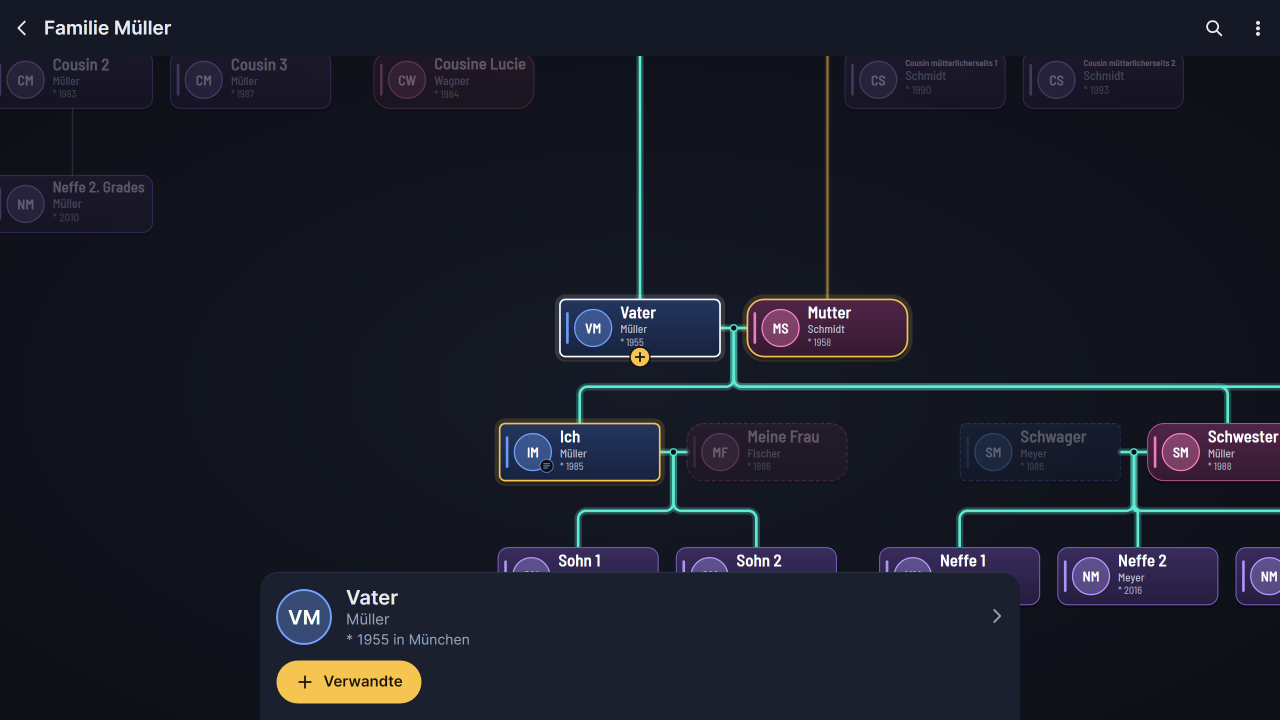
#> input picture tienda/promo/crudas/tablet/de/a-arbol.png, 2560 x 1440 px, found by its file name (shown at 1/2 size)
$ python enmarcar.py ../destacada-fuente/ramo.png
#> lines starting #> are read from the running program, lines starting #| are printed output that depends on the picture; after the words box and inside, x2 and y2 are one past the last pixel; in counts of white or black regions, pixels touching at a corner belong together
#> further down, crudo is the input picture: PIL image 2560x1440 RGBA; mean R, G, B, A 26.2, 29, 40.1, 255
# Capturas de Google Play enmarcadas: un titular y la pantalla dentro de un teléfono o una tableta, en los seis idiomas.
#   python tienda/promo/enmarcar.py [idioma…] [--album]
# Parte de las capturas crudas (tienda/promo/crudas, ver su LEEME.md) y deja
#   tienda/promo/telefono/<idioma>/1.png…8.png  (1080 × 1920, 9:16), en el orden en que se suben
#   tienda/promo/tablet/<idioma>/1.png…8.png    (2560 × 1440, 16:9)
# Con --album, las de la variante con el tema Álbum: de tienda/variante-album/promo/crudas a tienda/variante-album/promo,
# con los colores del tema Álbum en vez de los de Jardín.
import os, re, subprocess, sys, tempfile
from PIL import Image, ImageDraw, ImageFilter, ImageFont

AQUI = os.path.dirname(os.path.abspath(__file__))
FUENTES = os.path.join(AQUI, "..", "..", "src", "ArbolGenealogico.Movil", "Recursos", "Fuentes")
NEGRITA = os.path.join(FUENTES, "BarlowSemiCondensed-SemiBold.ttf")
NORMAL = os.path.join(FUENTES, "BarlowSemiCondensed-Medium.ttf")
# la letra de la aplicación, para lo que se dibuja dentro de la pantalla (el aviso, el visor del PDF)
APP = os.path.join(FUENTES, "AtkinsonHyperlegibleNext-Medium.ttf")
APP_NEGRITA = os.path.join(FUENTES, "AtkinsonHyperlegibleNext-SemiBold.ttf")
IDIOMAS = os.path.join(AQUI, "..", "..", "src", "ArbolGenealogico.Core", "Idiomas")
LOGO = os.path.join(AQUI, "..", "destacada-fuente", "ramo.png")
ALBUM = "--album" in sys.argv
# dónde están las crudas y dónde van las enmarcadas
PROMO = os.path.join(AQUI, "..", "variante-album", "promo") if ALBUM else AQUI
# los colores del tema de la primera vez. Jardín: tinta verde oscura, verde de los botones y gris verdoso; Álbum: tinta
# sepia oscura, marrón dorado y gris pardo. VERDE es el del titular, aunque en Álbum no lo sea.
if ALBUM:
    TINTA, VERDE, GRIS = (58, 42, 26), (138, 90, 30), (118, 98, 75)
    # el fondo (abajo y el halo), la sombra y el marco de los aparatos, la pantalla de bloqueo (degradado, halo, botones,
    # fecha) y la conversación (fondo, burbuja propia, botón de enviar)
    K = dict(fondo=(230, 217, 189), halo=(251, 247, 238), sombra=(58, 42, 26), marco=(32, 27, 22), borde_marco=(88, 76, 64),
             bloqueo=((112, 82, 54), (38, 27, 18)), halo_bloqueo=(214, 172, 120), boton_bloqueo=(74, 56, 40), fecha=(232, 220, 200),
             charla=(240, 233, 220), mia=(238, 222, 194), enviar=(107, 74, 43))
else:
    TINTA, VERDE, GRIS = (31, 45, 34), (47, 122, 58), (86, 104, 90)
    K = dict(fondo=(222, 234, 213), halo=(247, 250, 243), sombra=(31, 45, 34), marco=(24, 30, 26), borde_marco=(70, 84, 74),
             bloqueo=((52, 92, 66), (16, 34, 26)), halo_bloqueo=(120, 170, 120), boton_bloqueo=(44, 70, 54), fecha=(210, 225, 212),
             charla=(236, 240, 232), mia=(214, 236, 206), enviar=VERDE)
ORO = (216, 168, 64)

# el orden de la tienda (como pide el estudio de mercado, lo que más vende en las tres primeras): el árbol, compartirlo
# en PDF o imagen, imprimirlo y regalarlo; después, el aspecto, las historias, los cumpleaños, la fusión y lo fácil que es
# añadir a alguien. «c-pdf» e «i-cumple» se componen aquí (ver pantalla_pdf y pantalla_bloqueo).
PANTALLAS = ["a-arbol", "c-pdf", "d-lamina", "h-aspecto", "f-ficha", "i-cumple", "e-fusion", "b-familiar"]

# titular (primera línea en blanco, segunda en dorado) y subtítulo
TEXTOS = {
 "es": {
  "a-arbol": ("Tu familia,", "de un vistazo", "Fácil y sin cuentas: todo se queda en tu móvil"),
  "b-familiar": ("Añade familiares", "en un toque", "Padres, hermanos, pareja e hijos"),
  "c-compartir": ("Compártelo", "como quieras", "En PDF, como imagen o el archivo para la app"),
  "d-imprimir": ("Imprímelo", "en varias hojas", "Para recortar y pegar, en color o en blanco y negro"),
  "e-fusion": ("Juntad", "vuestros árboles", "Cada uno añade lo que sabe y no se borra nada"),
  "f-ficha": ("Fechas, lugares", "e historias", "Guarda la historia de cada persona"),
  "g-buscar": ("Encuentra a cualquiera", "al instante", "Busca por nombre o apellido"),
  "h-aspecto": ("Tu árbol,", "a tu manera", "Elige los colores, la colocación y las tarjetas"),
  "c-pdf": ("Compártelo", "con toda la familia", "Mándalo en PDF por mensaje o correo: llega entero"),
  "d-lamina": ("Imprímelo", "y regálalo", "En varias hojas o en una lámina lista para enmarcar"),
  "i-cumple": ("No olvides", "ningún cumpleaños", "Un aviso en tu móvil, aunque no abras la app"),
 },
 "en": {
  "a-arbol": ("Your whole family,", "at a glance", "Easy, no account: everything stays on your phone"),
  "b-familiar": ("Add relatives", "in one tap", "Parents, siblings, partners and children"),
  "c-compartir": ("Share it", "your way", "As a PDF, an image or a file for the app"),
  "d-imprimir": ("Print it", "on several sheets", "Cut and tape together, in color or black and white"),
  "e-fusion": ("Merge", "your family's trees", "Everyone adds what they know, nothing is lost"),
  "f-ficha": ("Dates, places", "and stories", "Keep every person's story"),
  "g-buscar": ("Find anyone", "instantly", "Search by first or last name"),
  "h-aspecto": ("Your tree,", "your way", "Choose the colors, the layout and the cards"),
  "c-pdf": ("Share it", "with the whole family", "Send it as a PDF by message or email: they get the whole tree"),
  "d-lamina": ("Print it", "and give it as a gift", "On several sheets or as a print ready to frame"),
  "i-cumple": ("Never forget", "a birthday", "A reminder on your phone, even with the app closed"),
 },
 "fr": {
  "a-arbol": ("Toute votre famille,", "d'un coup d'œil", "Simple et sans compte : tout reste sur votre téléphone"),
  "b-familiar": ("Ajoutez des proches", "en un geste", "Parents, frères et sœurs, conjoint, enfants"),
  "c-compartir": ("Partagez-le", "comme vous voulez", "En PDF, en image ou le fichier pour l'appli"),
  "d-imprimir": ("Imprimez-le", "sur plusieurs feuilles", "À découper et coller, en couleur ou en noir et blanc"),
  "e-fusion": ("Fusionnez", "vos arbres", "Chacun ajoute ce qu'il sait, rien n'est effacé"),
  "f-ficha": ("Dates, lieux", "et histoires", "Gardez l'histoire de chacun"),
  "g-buscar": ("Retrouvez n'importe qui", "en un instant", "Recherche par prénom ou par nom"),
  "h-aspecto": ("Votre arbre,", "à votre façon", "Choisissez les couleurs, la disposition et les cadres"),
  "c-pdf": ("Partagez-le", "avec toute la famille", "Envoyez-le en PDF par message ou e-mail : il arrive en entier"),
  "d-lamina": ("Imprimez-le", "et offrez-le", "Sur plusieurs feuilles ou en affiche prête à encadrer"),
  "i-cumple": ("N'oubliez plus", "aucun anniversaire", "Un rappel sur votre téléphone, même appli fermée"),
 },
 "it": {
  "a-arbol": ("Tutta la famiglia", "a colpo d'occhio", "Facile e senza account: tutto resta sul tuo telefono"),
  "b-familiar": ("Aggiungi parenti", "con un tocco", "Genitori, fratelli, partner e figli"),
  "c-compartir": ("Condividilo", "come vuoi", "In PDF, come immagine o come file per l'app"),
  "d-imprimir": ("Stampalo", "su più fogli", "Da ritagliare e unire, a colori o in bianco e nero"),
  "e-fusion": ("Unite", "i vostri alberi", "Ognuno aggiunge ciò che sa, non si perde nulla"),
  "f-ficha": ("Date, luoghi", "e storie", "Conserva la storia di ogni persona"),
  "g-buscar": ("Trova chiunque", "in un attimo", "Cerca per nome o cognome"),
  "h-aspecto": ("Il tuo albero,", "come vuoi tu", "Scegli i colori, la disposizione e i riquadri"),
  "c-pdf": ("Condividilo", "con tutta la famiglia", "Mandalo in PDF via messaggio o e-mail: arriva intero"),
  "d-lamina": ("Stampalo", "e regalalo", "Su più fogli o in una stampa pronta da incorniciare"),
  "i-cumple": ("Non dimenticare", "nessun compleanno", "Un avviso sul telefono, anche con l'app chiusa"),
 },
 "de": {
  "a-arbol": ("Deine ganze Familie", "auf einen Blick", "Einfach und ohne Konto: Alles bleibt auf deinem Handy"),
  "b-familiar": ("Verwandte hinzufügen", "mit einem Tipp", "Eltern, Geschwister, Partner und Kinder"),
  "c-compartir": ("Teile ihn,", "wie du willst", "Als PDF, als Bild oder als Datei für die App"),
  "d-imprimir": ("Drucke ihn", "auf mehreren Blättern", "Zum Ausschneiden und Zusammenkleben, in Farbe oder Schwarzweiß"),
  "e-fusion": ("Führt eure Stammbäume", "zusammen", "Jeder ergänzt, was er weiß – nichts geht verloren"),
  "f-ficha": ("Daten, Orte", "und Geschichten", "Bewahre die Geschichte jedes Menschen"),
  "g-buscar": ("Finde jeden", "sofort", "Suche nach Vor- oder Nachname"),
  "h-aspecto": ("Dein Stammbaum,", "wie du willst", "Wähle Farben, Anordnung und Karten"),
  "c-pdf": ("Teile ihn", "mit der ganzen Familie", "Schick ihn als PDF per Nachricht oder E-Mail: Er kommt ganz an"),
  "d-lamina": ("Drucke ihn", "und verschenke ihn", "Auf mehreren Blättern oder als Bild zum Einrahmen"),
  "i-cumple": ("Vergiss keinen", "Geburtstag mehr", "Eine Erinnerung aufs Handy, auch wenn die App zu ist"),
 },
 "pt": {
  "a-arbol": ("Sua família toda,", "de relance", "Fácil e sem conta: tudo fica no seu celular"),
  "b-familiar": ("Adicione parentes", "com um toque", "Pais, irmãos, cônjuge e filhos"),
  "c-compartir": ("Compartilhe", "do seu jeito", "Em PDF, como imagem ou o arquivo para o app"),
  "d-imprimir": ("Imprima", "em várias folhas", "Para recortar e colar, colorido ou em preto e branco"),
  "e-fusion": ("Juntem", "suas árvores", "Cada um adiciona o que sabe e nada se perde"),
  "f-ficha": ("Datas, lugares", "e histórias", "Guarde a história de cada pessoa"),
  "g-buscar": ("Encontre qualquer pessoa", "na hora", "Busque por nome ou sobrenome"),
  "h-aspecto": ("Sua árvore,", "do seu jeito", "Escolha as cores, a disposição e os cartões"),
  "c-pdf": ("Compartilhe", "com toda a família", "Mande em PDF por mensagem ou e-mail: chega inteira"),
  "d-lamina": ("Imprima", "e dê de presente", "Em várias folhas ou num quadro pronto para emoldurar"),
  "i-cumple": ("Não esqueça", "nenhum aniversário", "Um aviso no celular, mesmo com o app fechado"),
 },
}

def fondo(w, h):
    """Como el fondo del árbol en el tema (verde muy claro en Jardín), con un halo más claro arriba y un poco de grano de papel."""
#> called with w = 1080, h = 1920
    img = Image.new("RGB", (w, h), K["fondo"])
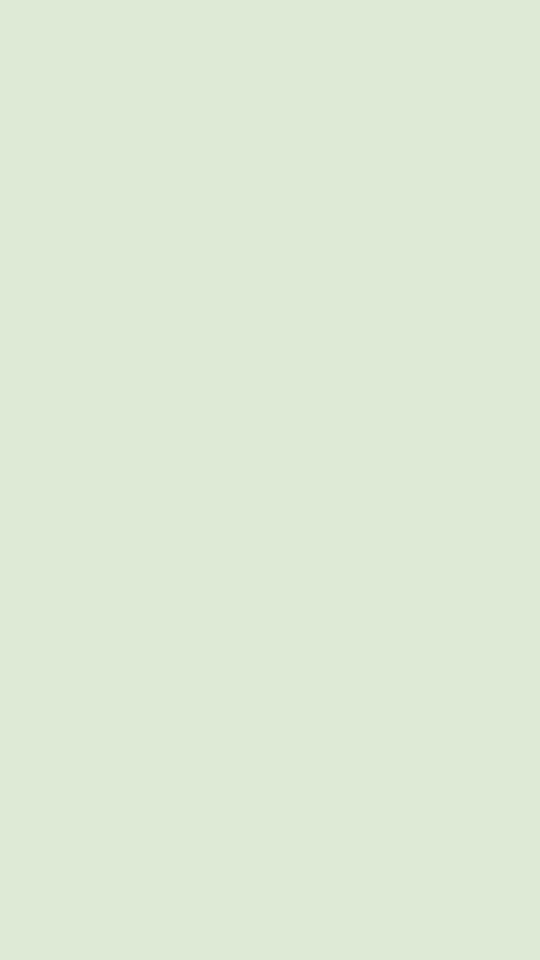
#> img: PIL image 1080x1920 RGB (shown at 1/2 size); mean R, G, B 222, 234, 213
    halo = Image.new("L", (w, h), 0)
#> halo: PIL image 1080x1920 L; every value is 0
    ImageDraw.Draw(halo).ellipse((-w * 0.3, -h * 0.45, w * 1.3, h * 0.55), fill=255)
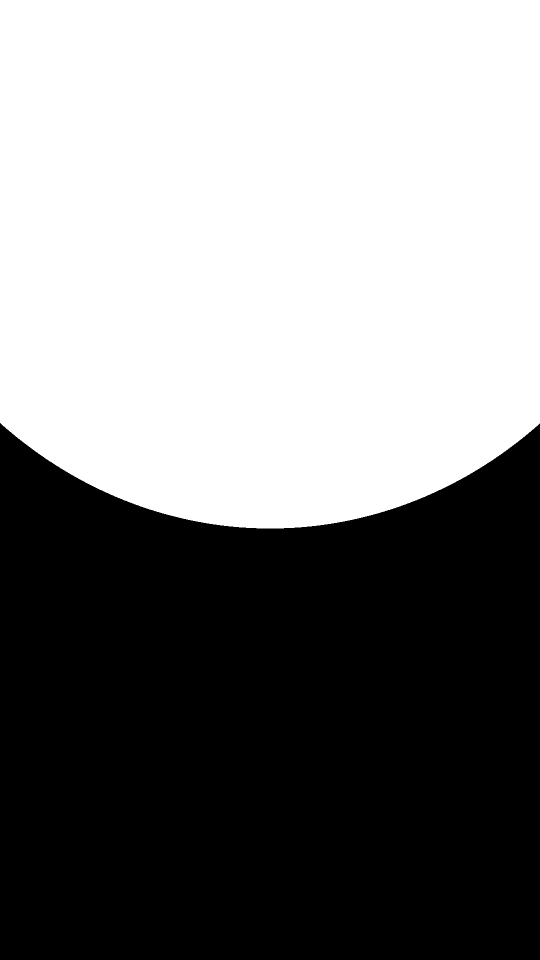
#> halo: PIL image 1080x1920 L (shown at 1/2 size); 51.6% white; 1 black region, box (x1, y1, x2, y2) and area: (0, 846, 1080, 1920) 1004181
    halo = halo.filter(ImageFilter.GaussianBlur(min(w, h) * 0.25))
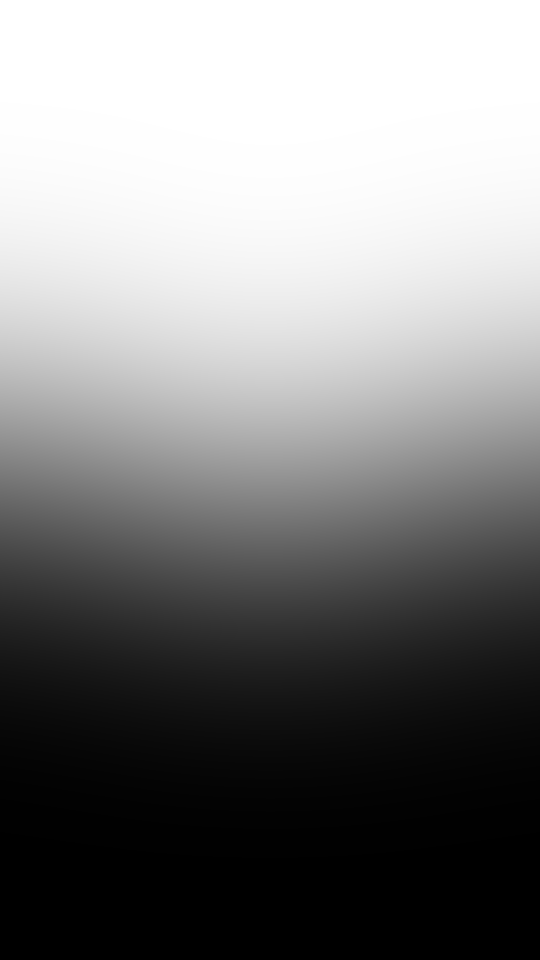
#> halo: PIL image 1080x1920 L (shown at 1/2 size); min 0, max 255, mean 129.6
    img.paste(Image.new("RGB", (w, h), K["halo"]), (0, 0), halo)
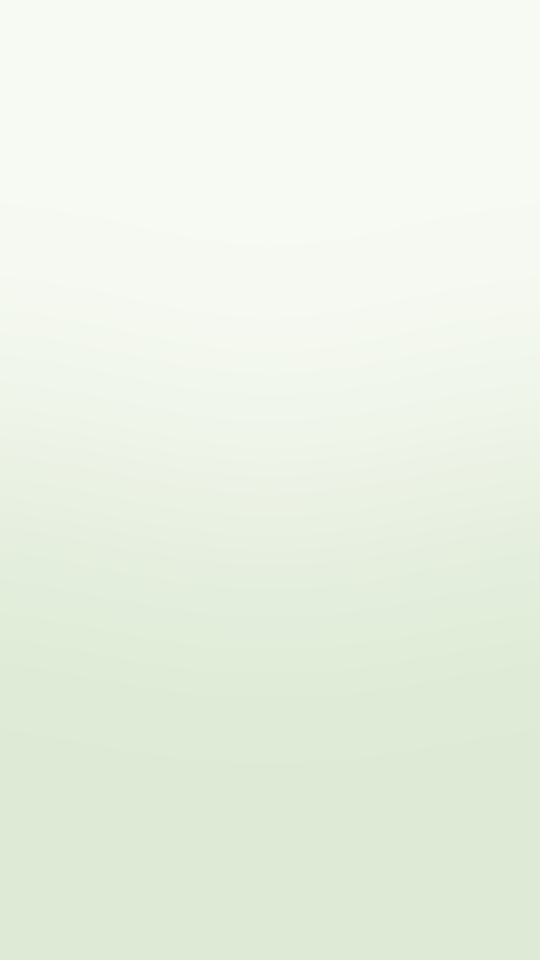
#> img: PIL image 1080x1920 RGB (shown at 1/2 size); mean R, G, B 234.7, 242.1, 228.2
    grano = Image.effect_noise((w, h), 18).convert("L")
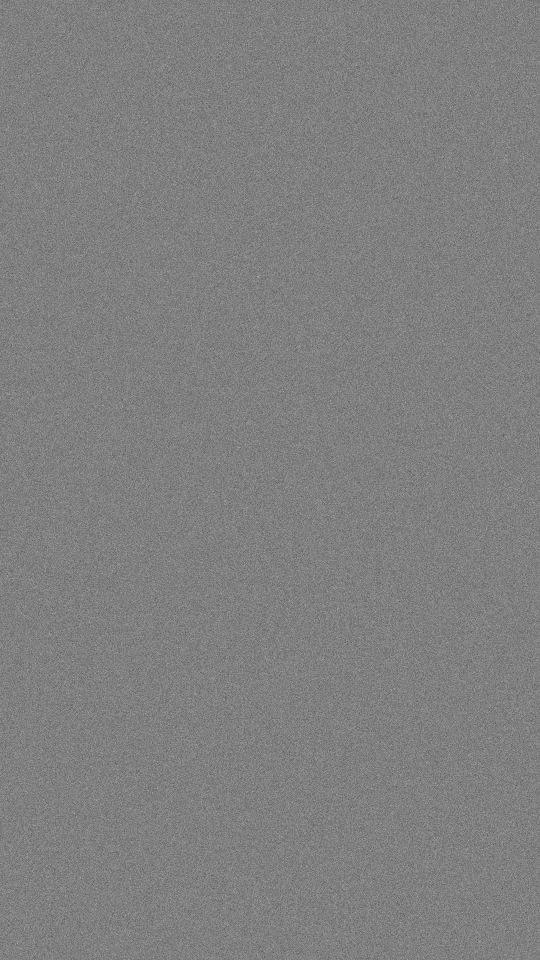
#> grano: PIL image 1080x1920 L (shown at 1/2 size); min 32, max 212, mean 127.5
    return Image.blend(img, Image.merge("RGB", (grano, grano, grano)), 0.025)

def fuente(ruta, tam): return ImageFont.truetype(ruta, tam)

# [58 lines left out: functions ajustar, partir, textos, redondear, aparato, marca, not called in this run]

TABLAS = {"en": "Ingles", "fr": "Frances", "it": "Italiano", "de": "Aleman", "pt": "Portugues"}

# [5 lines left out: function traducir, not called in this run]

AHORA = {"es": "ahora", "en": "now", "fr": "maintenant", "it": "ora", "de": "jetzt", "pt": "agora"}
# el día del aviso: el cumpleaños de Javier (12 de abril de 1985), en 2026, un domingo
FECHA = {"es": "domingo, 12 de abril", "en": "Sunday, April 12", "fr": "dimanche 12 avril", "it": "domenica 12 aprile",
         "de": "Sonntag, 12. April", "pt": "domingo, 12 de abril"}

# [87 lines left out: functions dibujar_aviso, pantalla_bloqueo, pdf_png, not called in this run]

# la conversación en la que llega el PDF: con quién (la madre de Javier), lo que pregunta ella, lo que se dice y los textos de la aplicación de mensajes
CHARLA = {
 "es": ("Mamá", "¿Cómo va el árbol de la familia?", "¡Mira, ya está!", "¡Qué bonito! Salen todos, hasta los bisabuelos", "Lo imprimo para la abuela", "1 página", "Mensaje"),
 "en": ("Mom", "How's the family tree going?", "Look, it's done!", "It's lovely! Everyone's there, even the great-grandparents", "I'll print it for Grandma", "1 page", "Message"),
 "fr": ("Maman", "Ça avance, l'arbre de la famille ?", "Regarde, il est prêt !", "Qu'il est beau ! Tout le monde y est, même les arrière-grands-parents", "Je l'imprime pour Mamie", "1 page", "Message"),
 "it": ("Mamma", "Come va l'albero di famiglia?", "Guarda, è pronto!", "Che bello! Ci sono tutti, anche i bisnonni", "Lo stampo per la nonna", "1 pagina", "Messaggio"),
 "de": ("Mama", "Wie weit bist du mit dem Stammbaum?", "Schau, er ist fertig!", "Wie schön! Alle sind drauf, sogar die Urgroßeltern", "Ich drucke ihn für Oma aus", "1 Seite", "Nachricht"),
 "pt": ("Mãe", "Como está indo a árvore da família?", "Olha, está pronta!", "Que linda! Estão todos, até os bisavós", "Vou imprimir para a vovó", "1 página", "Mensagem"),
}

# [86 lines left out: function pantalla_pdf, not called in this run]

def telefono(l, nombre, crudo):
    W, H = 1080, 1920
    img = fondo(W, H)
#> (the run stopped early here; a loop or call above may not have finished)
